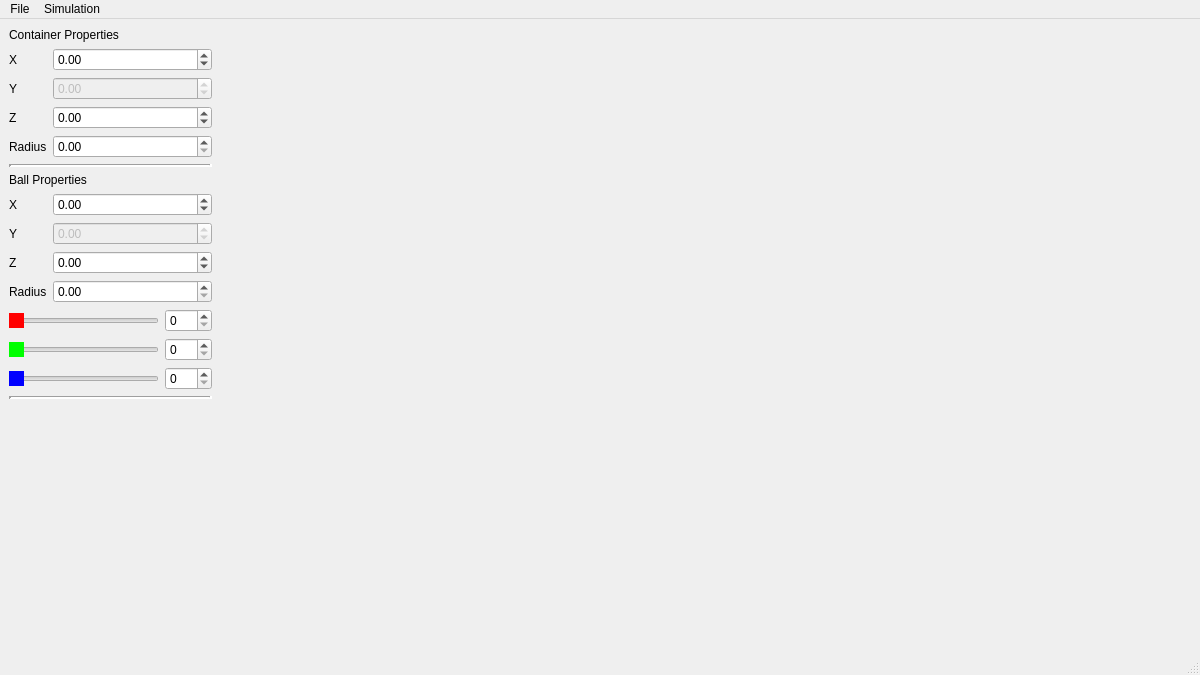
<?xml version="1.0" encoding="UTF-8"?>
<ui version="4.0">
 <class>MainWindowForm</class>
 <widget class="QMainWindow" name="MainWindowForm">
  <property name="geometry">
   <rect>
    <x>0</x>
    <y>0</y>
    <width>1200</width>
    <height>675</height>
   </rect>
  </property>
  <property name="sizePolicy">
   <sizepolicy hsizetype="Preferred" vsizetype="Preferred">
    <horstretch>0</horstretch>
    <verstretch>0</verstretch>
   </sizepolicy>
  </property>
  <property name="windowTitle">
   <string>Bounce</string>
  </property>
  <widget class="QWidget" name="centralWidget">
   <layout class="QHBoxLayout" name="centralWidgetHorizontalLayout">
    <item>
     <layout class="QVBoxLayout" name="propertiesLayout">
      <item>
       <widget class="QLabel" name="containerPropertiesLabel">
        <property name="sizePolicy">
         <sizepolicy hsizetype="Minimum" vsizetype="Minimum">
          <horstretch>0</horstretch>
          <verstretch>0</verstretch>
         </sizepolicy>
        </property>
        <property name="text">
         <string>Container Properties</string>
        </property>
       </widget>
      </item>
      <item>
       <layout class="QGridLayout" name="containerControls">
        <item row="1" column="0">
         <widget class="QLabel" name="containerYLabel">
          <property name="sizePolicy">
           <sizepolicy hsizetype="Maximum" vsizetype="Preferred">
            <horstretch>0</horstretch>
            <verstretch>0</verstretch>
           </sizepolicy>
          </property>
          <property name="text">
           <string>Y</string>
          </property>
         </widget>
        </item>
        <item row="0" column="0">
         <widget class="QLabel" name="containerXLabel">
          <property name="sizePolicy">
           <sizepolicy hsizetype="Maximum" vsizetype="Preferred">
            <horstretch>0</horstretch>
            <verstretch>0</verstretch>
           </sizepolicy>
          </property>
          <property name="text">
           <string>X</string>
          </property>
         </widget>
        </item>
        <item row="2" column="0">
         <widget class="QLabel" name="containerZLabel">
          <property name="sizePolicy">
           <sizepolicy hsizetype="Maximum" vsizetype="Preferred">
            <horstretch>0</horstretch>
            <verstretch>0</verstretch>
           </sizepolicy>
          </property>
          <property name="text">
           <string>Z</string>
          </property>
         </widget>
        </item>
        <item row="2" column="1">
         <widget class="QDoubleSpinBox" name="containerZDoubleSpinBox">
          <property name="minimum">
           <double>-100.000000000000000</double>
          </property>
          <property name="maximum">
           <double>100.000000000000000</double>
          </property>
         </widget>
        </item>
        <item row="1" column="1">
         <widget class="QDoubleSpinBox" name="containerYDoubleSpinBox">
          <property name="enabled">
           <bool>false</bool>
          </property>
          <property name="minimum">
           <double>-100.000000000000000</double>
          </property>
          <property name="maximum">
           <double>100.000000000000000</double>
          </property>
         </widget>
        </item>
        <item row="0" column="1">
         <widget class="QDoubleSpinBox" name="containerXDoubleSpinBox">
          <property name="sizePolicy">
           <sizepolicy hsizetype="Minimum" vsizetype="Fixed">
            <horstretch>0</horstretch>
            <verstretch>0</verstretch>
           </sizepolicy>
          </property>
          <property name="minimum">
           <double>-100.000000000000000</double>
          </property>
          <property name="maximum">
           <double>100.000000000000000</double>
          </property>
         </widget>
        </item>
        <item row="3" column="0">
         <widget class="QLabel" name="containerRadiusLabel">
          <property name="sizePolicy">
           <sizepolicy hsizetype="Maximum" vsizetype="Preferred">
            <horstretch>0</horstretch>
            <verstretch>0</verstretch>
           </sizepolicy>
          </property>
          <property name="text">
           <string>Radius</string>
          </property>
         </widget>
        </item>
        <item row="3" column="1">
         <widget class="QDoubleSpinBox" name="containerRadiusDoubleSpinBox">
          <property name="maximum">
           <double>10.000000000000000</double>
          </property>
         </widget>
        </item>
       </layout>
      </item>
      <item>
       <widget class="Line" name="line">
        <property name="lineWidth">
         <number>3</number>
        </property>
        <property name="orientation">
         <enum>Qt::Orientation::Horizontal</enum>
        </property>
       </widget>
      </item>
      <item>
       <widget class="QLabel" name="ballPropertiesLabel">
        <property name="text">
         <string>Ball Properties</string>
        </property>
       </widget>
      </item>
      <item>
       <layout class="QGridLayout" name="ballPropertiesLayout">
        <item row="2" column="1">
         <widget class="QDoubleSpinBox" name="ballZDoubleSpinBox">
          <property name="minimum">
           <double>-100.000000000000000</double>
          </property>
          <property name="maximum">
           <double>100.000000000000000</double>
          </property>
         </widget>
        </item>
        <item row="1" column="1">
         <widget class="QDoubleSpinBox" name="ballYDoubleSpinBox">
          <property name="enabled">
           <bool>false</bool>
          </property>
          <property name="minimum">
           <double>-100.000000000000000</double>
          </property>
          <property name="maximum">
           <double>100.000000000000000</double>
          </property>
         </widget>
        </item>
        <item row="0" column="0">
         <widget class="QLabel" name="ballXLabel">
          <property name="sizePolicy">
           <sizepolicy hsizetype="Maximum" vsizetype="Preferred">
            <horstretch>0</horstretch>
            <verstretch>0</verstretch>
           </sizepolicy>
          </property>
          <property name="text">
           <string>X</string>
          </property>
         </widget>
        </item>
        <item row="3" column="0">
         <widget class="QLabel" name="ballRadiusLabel">
          <property name="sizePolicy">
           <sizepolicy hsizetype="Maximum" vsizetype="Preferred">
            <horstretch>0</horstretch>
            <verstretch>0</verstretch>
           </sizepolicy>
          </property>
          <property name="text">
           <string>Radius</string>
          </property>
         </widget>
        </item>
        <item row="2" column="0">
         <widget class="QLabel" name="ballZLabel">
          <property name="sizePolicy">
           <sizepolicy hsizetype="Maximum" vsizetype="Preferred">
            <horstretch>0</horstretch>
            <verstretch>0</verstretch>
           </sizepolicy>
          </property>
          <property name="text">
           <string>Z</string>
          </property>
         </widget>
        </item>
        <item row="1" column="0">
         <widget class="QLabel" name="ballYLabel">
          <property name="sizePolicy">
           <sizepolicy hsizetype="Maximum" vsizetype="Preferred">
            <horstretch>0</horstretch>
            <verstretch>0</verstretch>
           </sizepolicy>
          </property>
          <property name="text">
           <string>Y</string>
          </property>
         </widget>
        </item>
        <item row="0" column="1">
         <widget class="QDoubleSpinBox" name="ballXDoubleSpinBox">
          <property name="minimum">
           <double>-100.000000000000000</double>
          </property>
          <property name="maximum">
           <double>100.000000000000000</double>
          </property>
         </widget>
        </item>
        <item row="3" column="1">
         <widget class="QDoubleSpinBox" name="ballRadiusDoubleSpinBox">
          <property name="maximum">
           <double>10.000000000000000</double>
          </property>
         </widget>
        </item>
       </layout>
      </item>
      <item>
       <layout class="QGridLayout" name="ballColorLayout">
        <item row="3" column="0">
         <widget class="QSlider" name="blueHorizontalSlider">
          <property name="sizePolicy">
           <sizepolicy hsizetype="Preferred" vsizetype="Fixed">
            <horstretch>0</horstretch>
            <verstretch>0</verstretch>
           </sizepolicy>
          </property>
          <property name="minimumSize">
           <size>
            <width>150</width>
            <height>0</height>
           </size>
          </property>
          <property name="styleSheet">
           <string notr="true">QSlider::handle:horizontal {
    background: #0000FF;
}</string>
          </property>
          <property name="maximum">
           <number>255</number>
          </property>
          <property name="orientation">
           <enum>Qt::Orientation::Horizontal</enum>
          </property>
         </widget>
        </item>
        <item row="0" column="1">
         <widget class="QSpinBox" name="redSpinBox">
          <property name="maximum">
           <number>255</number>
          </property>
         </widget>
        </item>
        <item row="3" column="1">
         <widget class="QSpinBox" name="blueSpinBox">
          <property name="maximum">
           <number>255</number>
          </property>
         </widget>
        </item>
        <item row="2" column="0">
         <widget class="QSlider" name="greenHorizontalSlider">
          <property name="sizePolicy">
           <sizepolicy hsizetype="Preferred" vsizetype="Fixed">
            <horstretch>0</horstretch>
            <verstretch>0</verstretch>
           </sizepolicy>
          </property>
          <property name="minimumSize">
           <size>
            <width>150</width>
            <height>0</height>
           </size>
          </property>
          <property name="styleSheet">
           <string notr="true">QSlider::handle:horizontal {
    background: #00FF00;
}</string>
          </property>
          <property name="maximum">
           <number>255</number>
          </property>
          <property name="orientation">
           <enum>Qt::Orientation::Horizontal</enum>
          </property>
         </widget>
        </item>
        <item row="2" column="1">
         <widget class="QSpinBox" name="greenSpinBox">
          <property name="maximum">
           <number>255</number>
          </property>
         </widget>
        </item>
        <item row="0" column="0">
         <widget class="QSlider" name="redHorizontalSlider">
          <property name="sizePolicy">
           <sizepolicy hsizetype="Preferred" vsizetype="Fixed">
            <horstretch>0</horstretch>
            <verstretch>0</verstretch>
           </sizepolicy>
          </property>
          <property name="minimumSize">
           <size>
            <width>150</width>
            <height>0</height>
           </size>
          </property>
          <property name="styleSheet">
           <string notr="true">QSlider::handle:horizontal {
    background: #FF0000;
}</string>
          </property>
          <property name="maximum">
           <number>255</number>
          </property>
          <property name="orientation">
           <enum>Qt::Orientation::Horizontal</enum>
          </property>
         </widget>
        </item>
       </layout>
      </item>
      <item>
       <widget class="Line" name="line_2">
        <property name="lineWidth">
         <number>3</number>
        </property>
        <property name="orientation">
         <enum>Qt::Orientation::Horizontal</enum>
        </property>
       </widget>
      </item>
      <item>
       <spacer name="verticalSpacer">
        <property name="orientation">
         <enum>Qt::Orientation::Vertical</enum>
        </property>
        <property name="sizeHint" stdset="0">
         <size>
          <width>20</width>
          <height>40</height>
         </size>
        </property>
       </spacer>
      </item>
     </layout>
    </item>
    <item>
     <widget class="QFrame" name="frame">
      <property name="sizePolicy">
       <sizepolicy hsizetype="MinimumExpanding" vsizetype="MinimumExpanding">
        <horstretch>0</horstretch>
        <verstretch>0</verstretch>
       </sizepolicy>
      </property>
      <property name="frameShape">
       <enum>QFrame::Shape::NoFrame</enum>
      </property>
      <property name="frameShadow">
       <enum>QFrame::Shadow::Plain</enum>
      </property>
      <layout class="QGridLayout" name="frameGridLayout">
       <property name="leftMargin">
        <number>0</number>
       </property>
       <property name="topMargin">
        <number>0</number>
       </property>
       <property name="rightMargin">
        <number>0</number>
       </property>
       <property name="bottomMargin">
        <number>0</number>
       </property>
      </layout>
     </widget>
    </item>
   </layout>
  </widget>
  <widget class="QMenuBar" name="menubar">
   <property name="geometry">
    <rect>
     <x>0</x>
     <y>0</y>
     <width>1200</width>
     <height>21</height>
    </rect>
   </property>
   <widget class="QMenu" name="menuFile">
    <property name="title">
     <string>File</string>
    </property>
    <addaction name="actionOpen"/>
    <addaction name="actionSaveAs"/>
   </widget>
   <widget class="QMenu" name="menuSimulation">
    <property name="title">
     <string>Simulation</string>
    </property>
    <addaction name="actionStart"/>
    <addaction name="actionPause"/>
   </widget>
   <addaction name="menuFile"/>
   <addaction name="menuSimulation"/>
  </widget>
  <widget class="QStatusBar" name="statusbar"/>
  <action name="actionPause">
   <property name="icon">
    <iconset theme="QIcon::ThemeIcon::MediaPlaybackPause"/>
   </property>
   <property name="text">
    <string>Pause</string>
   </property>
   <property name="shortcut">
    <string>P</string>
   </property>
  </action>
  <action name="actionStart">
   <property name="icon">
    <iconset theme="QIcon::ThemeIcon::MediaPlaybackStart"/>
   </property>
   <property name="text">
    <string>Start</string>
   </property>
   <property name="shortcut">
    <string>S</string>
   </property>
  </action>
  <action name="actionOpen">
   <property name="text">
    <string>Open</string>
   </property>
   <property name="shortcut">
    <string>Ctrl+O</string>
   </property>
  </action>
  <action name="actionSaveAs">
   <property name="text">
    <string>Save As</string>
   </property>
   <property name="toolTip">
    <string>Save As</string>
   </property>
   <property name="shortcut">
    <string>Ctrl+Shift+S</string>
   </property>
  </action>
 </widget>
 <resources/>
 <connections>
  <connection>
   <sender>redHorizontalSlider</sender>
   <signal>valueChanged(int)</signal>
   <receiver>redSpinBox</receiver>
   <slot>setValue(int)</slot>
   <hints>
    <hint type="sourcelabel">
     <x>85</x>
     <y>380</y>
    </hint>
    <hint type="destinationlabel">
     <x>189</x>
     <y>380</y>
    </hint>
   </hints>
  </connection>
  <connection>
   <sender>redSpinBox</sender>
   <signal>valueChanged(int)</signal>
   <receiver>redHorizontalSlider</receiver>
   <slot>setValue(int)</slot>
   <hints>
    <hint type="sourcelabel">
     <x>189</x>
     <y>380</y>
    </hint>
    <hint type="destinationlabel">
     <x>85</x>
     <y>380</y>
    </hint>
   </hints>
  </connection>
  <connection>
   <sender>greenHorizontalSlider</sender>
   <signal>valueChanged(int)</signal>
   <receiver>greenSpinBox</receiver>
   <slot>setValue(int)</slot>
   <hints>
    <hint type="sourcelabel">
     <x>85</x>
     <y>411</y>
    </hint>
    <hint type="destinationlabel">
     <x>189</x>
     <y>411</y>
    </hint>
   </hints>
  </connection>
  <connection>
   <sender>greenSpinBox</sender>
   <signal>valueChanged(int)</signal>
   <receiver>greenHorizontalSlider</receiver>
   <slot>setValue(int)</slot>
   <hints>
    <hint type="sourcelabel">
     <x>189</x>
     <y>411</y>
    </hint>
    <hint type="destinationlabel">
     <x>85</x>
     <y>411</y>
    </hint>
   </hints>
  </connection>
  <connection>
   <sender>blueHorizontalSlider</sender>
   <signal>valueChanged(int)</signal>
   <receiver>blueSpinBox</receiver>
   <slot>setValue(int)</slot>
   <hints>
    <hint type="sourcelabel">
     <x>85</x>
     <y>442</y>
    </hint>
    <hint type="destinationlabel">
     <x>189</x>
     <y>442</y>
    </hint>
   </hints>
  </connection>
  <connection>
   <sender>blueSpinBox</sender>
   <signal>valueChanged(int)</signal>
   <receiver>blueHorizontalSlider</receiver>
   <slot>setValue(int)</slot>
   <hints>
    <hint type="sourcelabel">
     <x>189</x>
     <y>442</y>
    </hint>
    <hint type="destinationlabel">
     <x>85</x>
     <y>442</y>
    </hint>
   </hints>
  </connection>
 </connections>
</ui>
